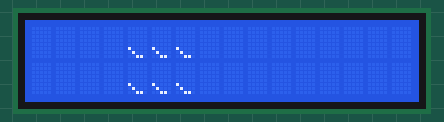
Simulated run of this sketch. Board: Arduino Uno, built with avr-gcc and run on an emulated ATmega328P. Parts: 16×2 character LCD.

Above: at 0.08 s.
At 48.5 s:
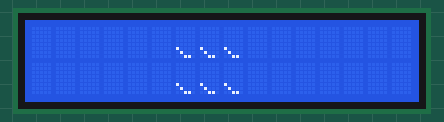

The sketch:

pulgar_LCD_movimiento_basico.ino
```cpp
//Include LCD library   aqui inicio
#include <LiquidCrystal.h>

//genero las variables que usare
char  G,H,I,J,K,L;

// iniciamos la libreria con sus pines correspondientes a nuestra conexión
LiquidCrystal lcd(A0, A1, A2, A3, A4, A5);

// Definiremos el pulgar y el puño linea por linea y cuadrante por cuadrante

 byte parteA[8] = {B00100,
                   B00011,
                   B00100,
                   B00011,
                   B00100,
                   B00011,
                   B00010,
                   B00001};

 byte parteB[8] = {B00000,
                   B00000,
                   B00000,
                   B00000,
                   B00000,
                   B00000,
                   B00000,
                   B00011};

 byte parteC[8] = {B00000,
                   B00000,
                   B00000,
                   B00000,
                   B00000,
                   B00000,
                   B00001,
                   B11110};

 byte parteD[8] = {B00000,
                   B01100,
                   B10010,
                   B10010,
                   B10001,
                   B01000,
                   B11110,
                   B00000};

 byte parteE[8] = {B00010,
                   B00010,
                   B00010,
                   B00010,
                   B00010,
                   B01110,
                   B10000,
                   B00000};

 byte parteF[8] = {B00000,
                   B00000,
                   B00000,
                   B00000,
                   B00000,
                   B10000,
                   B01000,
                   B00110};


void setup() {
  //Realizamos la generación de cada una de las partes de nuestro pulgar

  lcd.createChar(G, parteA);
  lcd.createChar(H, parteB);
  lcd.createChar(I, parteC);
  lcd.createChar(J, parteD);
  lcd.createChar(K, parteE);
  lcd.createChar(L, parteF);

  lcd.begin(16,2);

  lcd.clear();
}


void loop() {

  // cuadrante por cuadrante sin interrupciones mostraremos cada parte de nuestro pulgar
  // sólo nos detendremos al final para realizar una limpieza de la pantalla de forma general
  //esto para evitar que se tenga una saturación de los cuadrantes

  lcd.setCursor(4,0);
  lcd.write(G);
  lcd.setCursor(4,1);
  lcd.write(H);
  lcd.setCursor(5,0);
  lcd.write(I);
  lcd.setCursor(5,1);
  lcd.write(J);
  lcd.setCursor(6,0);
  lcd.write(K);
  lcd.setCursor(6,1);
  lcd.write(L);

    delay(50);
    lcd.clear();

   //AHORA MOVEREMOS EL PULGAR 1 CUADRANTE A LA DERECHA

  lcd.setCursor(5,0);
  lcd.write(G);
  lcd.setCursor(5,1);
  lcd.write(H);
  lcd.setCursor(6,0);
  lcd.write(I);
  lcd.setCursor(6,1);
  lcd.write(J);
  lcd.setCursor(7,0);
  lcd.write(K);
  lcd.setCursor(7,1);
  lcd.write(L);

  delay(50);
    lcd.clear();

   //AHORA MOVEREMOS EL PULGAR 1 CUADRANTE A LA DERECHA

  lcd.setCursor(6,0);
  lcd.write(G);
  lcd.setCursor(6,1);
  lcd.write(H);
  lcd.setCursor(7,0);
  lcd.write(I);
  lcd.setCursor(7,1);
  lcd.write(J);
  lcd.setCursor(8,0);
  lcd.write(K);
  lcd.setCursor(8,1);
  lcd.write(L);

  //Repetiremos esto varias veces hasta tener un movimiento fluido
  //podemos hacerlo de izquierda a derecha y al llegar al borde de derecha a izquierda
    delay(50);
    lcd.clear();
}
```
